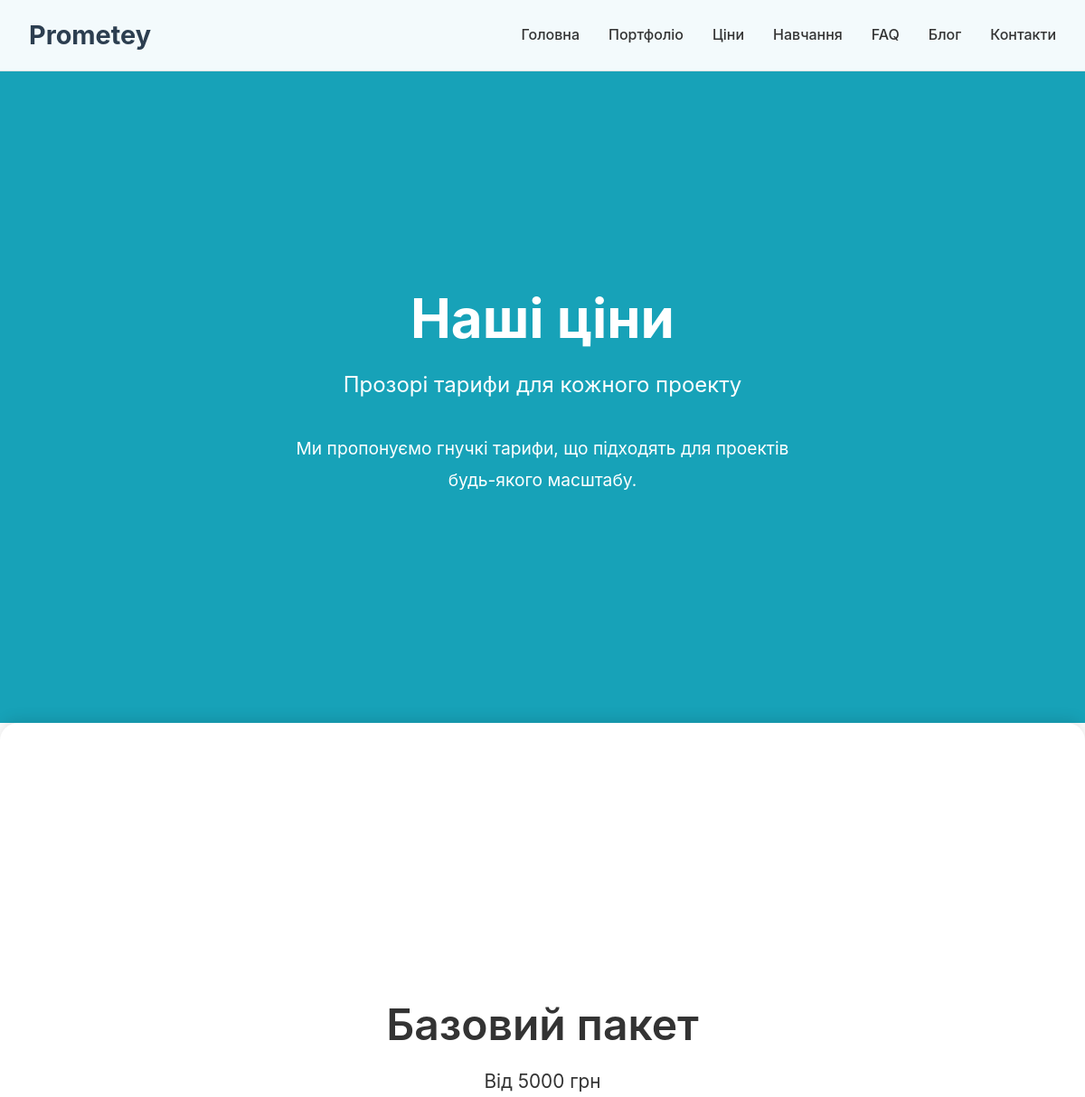
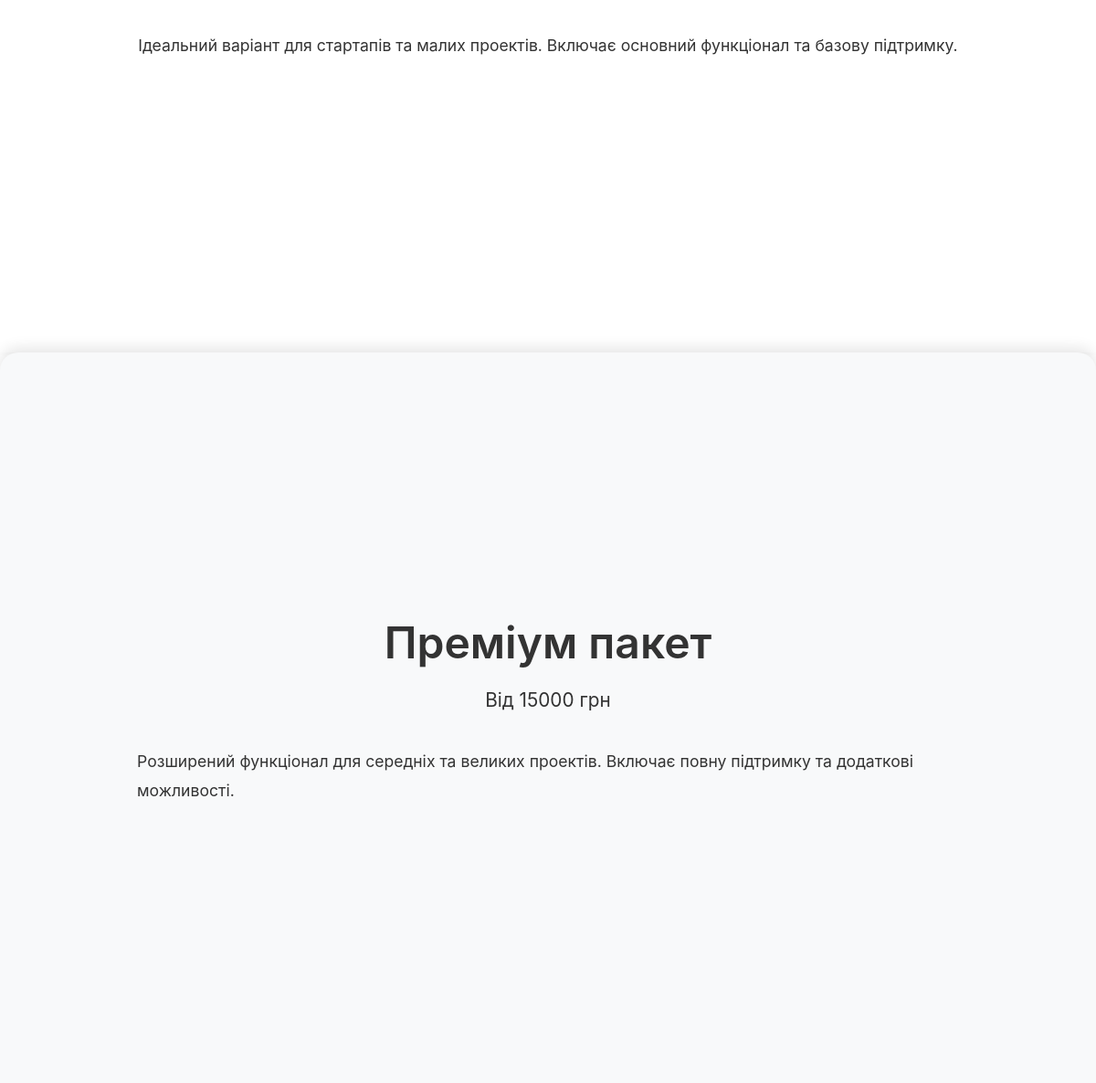
The app's page /prices/ with its own data (2 pictures, top to bottom).
### prometey/models.py (models this page shows, shortened)
class PageBlock(models.Model):
    PAGE_CHOICES = [
        ('home', 'Головна'),
        ('portfolio', 'Портфоліо'),
        ('prices', 'Ціни'),
        ('education', 'Навчання'),
        ('faq', 'FAQ'),
        ('blog', 'Блог'),
        ('contacts', 'Контакти'),
    ]
    BLOCK_TYPES = [
        ('hero', 'Герой секція'),
        ('content', 'Контент блок'),
        ('features', 'Особливості'),
        ('testimonials', 'Відгуки'),
        ('cta', 'Заклик до дії'),
    ]
    page = models.CharField(
        max_length=20,
        choices=PAGE_CHOICES,
        verbose_name='Сторінка'
    )
    block_type = models.CharField(
        max_length=20,
        choices=BLOCK_TYPES,
        verbose_name='Тип блока'
    )
    title = models.CharField(
        max_length=200,
        verbose_name='Заголовок'
    )
    subtitle = models.CharField(
        max_length=300,
        blank=True,
        verbose_name='Підзаголовок'
    )
    content = models.TextField(
        verbose_name='Контент'
    )
    background_color = models.CharField(
        max_length=7,
        default='#ffffff',
        verbose_name='Колір фону'
    )
    text_color = models.CharField(
        max_length=7,
        default='#000000',
        verbose_name='Колір тексту'
    )
    order = models.PositiveIntegerField(
        default=0,
        verbose_name='Порядок'
    )
    is_active = models.BooleanField(
        default=True,
        verbose_name='Активний'
    )
    created_at = models.DateTimeField(
        auto_now_add=True,
        verbose_name='Створено'
    )
    updated_at = models.DateTimeField(
        auto_now=True,
        verbose_name='Оновлено'
    )
    class Meta:
        ordering = ['page', 'order']
        verbose_name = 'Блок сторінки'
        verbose_name_plural = 'Блоки сторінок'

### prometey/views.py (the view)
# urls.py: path('prices/', views.PricesView.as_view(), name='prices'),
class PricesView(BasePageView):
    template_name = 'prometey/prices.html'
    page_name = 'prices'

### prometey/views.py (called while the page is built)
    def get_context_data(self, **kwargs):
        context = super().get_context_data(**kwargs)
        page_name = self.get_page_name()
        context['blocks'] = PageBlock.objects.filter(
            page=page_name,
            is_active=True
        ).order_by('order')
        try:
            context['page_meta'] = PageMeta.objects.get(page=page_name)
        except PageMeta.DoesNotExist:
            context['page_meta'] = None
        context['page_name'] = page_name
        return context

    def get_page_name(self):
        return getattr(self, 'page_name', 'home')

### templates/prometey/prices.html
{% extends 'prometey/page_base.html' %}

### templates/prometey/page_base.html (shortened to what this page needs)
{% extends 'prometey/base.html' %}
{% block content %}
<div class="page-container">
    {% for block in blocks %}
    <section class="page-section" data-section-id="{{ block.id }}"
        style="--bg-color: {{ block.background_color }}; --text-color: {{ block.text_color }};">
        <div class="section-background" style="background-color: {{ block.background_color }};"></div>
        <div class="section-content">
            <div class="container">
                {% if block.block_type == 'hero' %}
                <div class="hero-block">
                    <div class="hero-content">
                        <h1 class="hero-title">{{ block.title }}</h1>
                        {% if block.subtitle %}
                        <p class="hero-subtitle">{{ block.subtitle }}</p>
                        {% endif %}
                        <div class="hero-description">
                            {{ block.content|linebreaks }}
                        </div>
                    </div>
                </div>
                {% elif block.block_type == 'content' %}
                <div class="content-block">
                    <div class="content-header">
                        <h2 class="content-title">{{ block.title }}</h2>
                        {% if block.subtitle %}
                        <p class="content-subtitle">{{ block.subtitle }}</p>
                        {% endif %}
                    </div>
                    <div class="content-body">
                        {{ block.content|linebreaks }}
                    </div>
                </div>
                {% endif %}
            </div>
        </div>
    </section>
    {% endfor %}
</div>
{% endblock %}

### static/css/main.css (style rules this page uses)
* { margin: 0; padding: 0; box-sizing: border-box; }
html { scroll-behavior: smooth; font-size: 16px; }
body { font-family: -apple-system, BlinkMacSystemFont, 'Segoe UI', 'Roboto', 'Oxygen', 'Ubuntu', 'Cantarell', 'Fira Sans', 'Droid Sans', 'Helvetica Neue', sans-serif; line-height: 1.6; color: #333; background-color: #ffffff; overflow-x: hidden; -webkit-font-smoothing: antialiased; -moz-osx-font-smoothing: grayscale; }
.container { max-width: 1200px; margin: 0 auto; padding: 0 20px; }
h1, h2, h3, h4, h5, h6 { font-weight: 600; line-height: 1.2; margin-bottom: 1rem; }
h1 { font-size: 2.5rem; }
h2 { font-size: 2rem; }
p { margin-bottom: 1rem; line-height: 1.8; }

### static/css/sticky-scroll.css (style rules this page uses)
.page-container { position: relative; }
.page-section { position: sticky; top: 0; height: 100vh; width: 100%; display: flex; align-items: center; justify-content: center; box-sizing: border-box; }
.page-section:nth-child(1) { z-index: 1; padding-top: 80px; }
.page-section:nth-child(2) { z-index: 2; }
.page-section:nth-child(3) { z-index: 3; }
.section-background { position: absolute; top: 0; left: 0; width: 100%; height: 100%; z-index: 1; }
.section-content { position: relative; z-index: 2; height: 100%; display: flex; align-items: center; justify-content: center; padding: 2rem 0; }
.page-section:not(:first-child) .section-background { border-radius: 20px 20px 0 0; box-shadow: 0 -5px 15px rgba(0, 0, 0, 0.1); }
.hero-block { text-align: center; max-width: 800px; margin: 0 auto; }
.hero-title { font-size: clamp(2.5rem, 5vw, 4rem); margin-bottom: 1rem; color: var(--text-color, #333); font-weight: 700; line-height: 1.2; }
.hero-subtitle { font-size: clamp(1.2rem, 3vw, 1.5rem); margin-bottom: 2rem; color: var(--text-color, #666); font-weight: 400; }
.hero-description { font-size: clamp(1rem, 2vw, 1.2rem); color: var(--text-color, #555); max-width: 600px; margin: 0 auto; }
.content-block { max-width: 900px; margin: 0 auto; text-align: center; }
.content-title { font-size: clamp(2rem, 4vw, 3rem); margin-bottom: 1rem; color: var(--text-color, #333); font-weight: 600; }
.content-subtitle { font-size: clamp(1.1rem, 2.5vw, 1.3rem); margin-bottom: 2rem; color: var(--text-color, #666); }
.content-body { font-size: clamp(1rem, 2vw, 1.1rem); color: var(--text-color, #555); line-height: 1.8; text-align: left; }
.section-content { animation: fadeInUp 0.6s ease-out; }
.section-background { transition: all 0.3s ease; }
html { scroll-behavior: smooth; }
.page-section { min-height: 100vh; }

### records on screen
PageBlock: title "Наші ціни", subtitle "Прозорі тарифи для кожного проекту", content "Ми пропонуємо гнучкі тарифи, що підходять для проектів будь-якого масштабу."
PageBlock: title "Базовий пакет", subtitle "Від 5000 грн", content "Ідеальний варіант для стартапів та малих проектів. Включає основний функціонал та базову підтримку."
PageBlock: title "Преміум пакет", subtitle "Від 15000 грн", content "Розширений функціонал для середніх та великих проектів. Включає повну підтримку та додаткові можливості."
